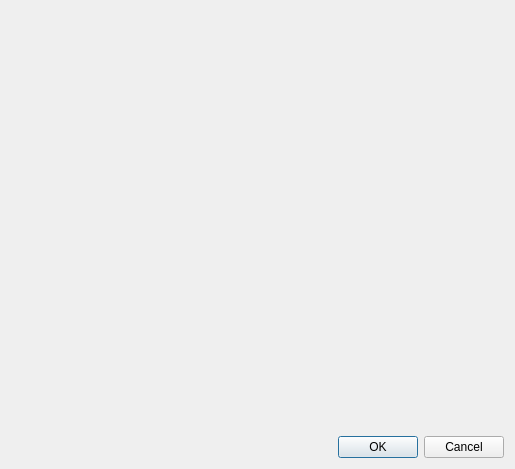
<?xml version="1.0" encoding="UTF-8"?>
<ui version="4.0">
 <class>LessonEditDialog</class>
 <widget class="QDialog" name="LessonEditDialog">
  <property name="geometry">
   <rect>
    <x>0</x>
    <y>0</y>
    <width>515</width>
    <height>469</height>
   </rect>
  </property>
  <property name="windowTitle">
   <string/>
  </property>
  <property name="modal">
   <bool>true</bool>
  </property>
  <layout class="QVBoxLayout" name="mainLayout">
   <item>
    <widget class="LessonEdit" name="lessonEdit" native="true"/>
   </item>
   <item>
    <widget class="QDialogButtonBox" name="controlBox">
     <property name="orientation">
      <enum>Qt::Orientation::Horizontal</enum>
     </property>
     <property name="standardButtons">
      <set>QDialogButtonBox::StandardButton::Cancel|QDialogButtonBox::StandardButton::Ok</set>
     </property>
    </widget>
   </item>
  </layout>
 </widget>
 <customwidgets>
  <customwidget>
   <class>LessonEdit</class>
   <extends>QWidget</extends>
   <header location="global">include/widgets/editor/lessonedit.h</header>
   <container>1</container>
  </customwidget>
 </customwidgets>
 <resources/>
 <connections>
  <connection>
   <sender>controlBox</sender>
   <signal>rejected()</signal>
   <receiver>LessonEditDialog</receiver>
   <slot>reject()</slot>
   <hints>
    <hint type="sourcelabel">
     <x>341</x>
     <y>432</y>
    </hint>
    <hint type="destinationlabel">
     <x>237</x>
     <y>467</y>
    </hint>
   </hints>
  </connection>
  <connection>
   <sender>controlBox</sender>
   <signal>accepted()</signal>
   <receiver>LessonEditDialog</receiver>
   <slot>accept()</slot>
   <hints>
    <hint type="sourcelabel">
     <x>408</x>
     <y>449</y>
    </hint>
    <hint type="destinationlabel">
     <x>462</x>
     <y>465</y>
    </hint>
   </hints>
  </connection>
 </connections>
</ui>
